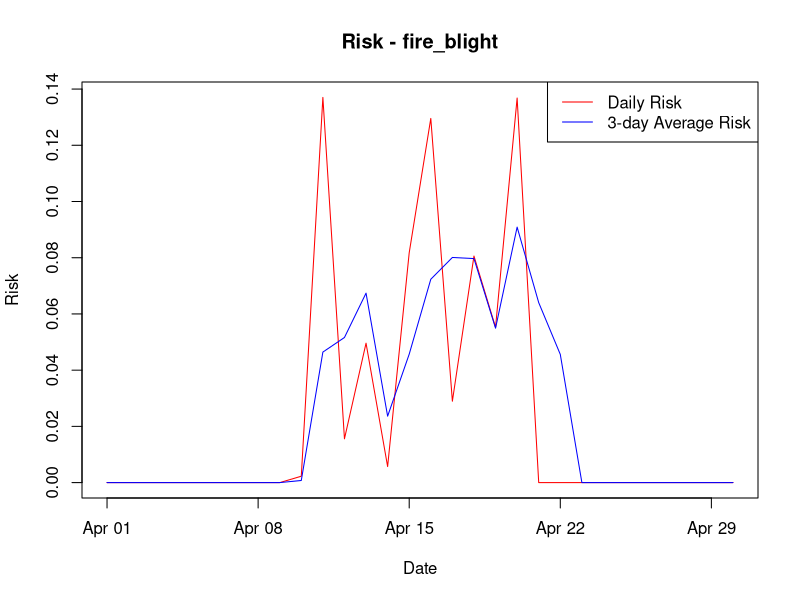

R code for this plot:
#############################################
# Generic Bacterial Infection Model (FINAL)
# - Cardinal temperature response
# - Multiplication–Dispersal–Infection structure
# - Different dispersal pathways per disease
#############################################

# -------------------------------
# 1. INPUT DATA (example)
# -------------------------------

data <- data.frame(
  date = seq(as.Date("2024-04-01"), as.Date("2024-04-30"), by = "day"),
  temp = runif(30, 5, 35),      # daily mean temperature
  rh   = runif(30, 50, 100),    # relative humidity
  rain = runif(30, 0, 20),      # rainfall amount
  wind = runif(30, 0, 10),      # wind speed
  vulnerable_period = ifelse(1:30 %in% 10:20, 1, 0)
  # vulnerable_period:
  # 1 = host tissue / growth stage is vulnerable
  # 0 = host is not in a vulnerable stage
  # This replaces bloom so the same base model can be used across diseases.
)

# -------------------------------
# 2. GLOBAL PARAMETERS
# -------------------------------

global_params <- list(
  risk_threshold = 0.5,     # Empirical management threshold, thus requires 
                            # calibration with observed disease incidence
  risk_window = 3,          # moving average window for decision support
  growth_period = 3         # Number of preceding days used to calculate N
)

# -------------------------------
# 3. DISEASE-SPECIFIC PARAMETERS
# -------------------------------

disease_params <- list(
  
  fire_blight = list(  ##화상병
    N0 = 0.15,             # Initial inoculum pressure (0-1)
                           # Starting bacterial population level at day 1

    mu_max = 0.30,         # Maximum bacterial growth rate
                           # Growth rate under optimal temperature and RH
    
    T_min = 4,             # Minimum temperature for growth (°C)
                           # Growth ceases below this temperature
    
    T_opt = 28,            # Optimum temperature for growth (°C)
                           # Maximum growth occurs near this temperature
    
    T_max = 36,            # Maximum temperature for growth (°C)
                           # Growth ceases above this temperature
    
    wet_thresh = 60,       # Relative humidity threshold (%)
                           # Wetness response reaches 0.5 at this RH
    
    rain_coeff = 0.055,    # Rain-driven dispersal coefficient
                           # Contribution of rainfall to bacterial movement
    
    wind_coeff = 0.030,    # Wind-driven dispersal coefficient
                           # Contribution of wind to bacterial movement
    
    interaction_coeff = 0.0030,    # Rain × wind interaction coefficient
    # Additional dispersal generated by combined rainfall and wind events
    
    insect_coeff = 0.10,   # Insect-mediated dispersal probability
    # Additional dispersal pathway independent of weather
    
    use_rain = TRUE,       # Include rain dispersal pathway
    use_wind = TRUE,       # Include wind dispersal pathway
    use_interaction = TRUE,# Include rain × wind interaction pathway
    use_insect = TRUE,     # Include insect-mediated dispersal
    use_dispersal = TRUE,  # Calculate dispersal module D
    
    use_vulnerable_period = TRUE,
    # Host susceptibility period required
    # (flowering, young tissue, wound period, etc.)
    
    risk_threshold = 0.45  # Spray decision threshold
    # 3-day average risk above this value
    # triggers management action
  ),
  
  bacterial_spot = list(  ##고추세균성점무늬병
    N0 = 0.08,
    
    # Xanthomonas arboricola pv. pruni:
    # infection tested from 5–35 C;
    # infection optimum estimated at 28.9 C;
    # in vitro growth reported from 5–34 C, not above 35 C.
    mu_max = 0.26,
    T_min = 5,
    T_opt = 29,
    T_max = 35,
    
    # Leaf wetness is required; warm, wet, rainy/dewy conditions are key.
    wet_thresh = 82,
    
    # Mainly rain splash / wetness-driven.
    rain_coeff = 0.070,
    wind_coeff = 0.005,
    interaction_coeff = 0.0005,
    insect_coeff = 0.00,
    
    use_rain = TRUE,
    use_wind = FALSE,
    use_interaction = FALSE,
    use_insect = FALSE,
    use_dispersal = TRUE,
    use_vulnerable_period = TRUE,
    
    # PLOS model used S' = 0.5 as infection-risk threshold;
    # in this multiplied N*D*I model, slightly lower is reasonable.
    risk_threshold = 0.40
  ),
  
  bacterial_blight = list( ##벼 흰잎마름병
    N0 = 0.12,
    
    # Rice bacterial blight / Xanthomonas oryzae pv. oryzae:
    # disease-favoring environment commonly reported as 25–34 C
    # and RH > 70%.
    mu_max = 0.27,
    T_min = 10,
    T_opt = 30,
    T_max = 38,
    
    wet_thresh = 70,
    
    # Strong winds and continuous heavy rain favor spread.
    rain_coeff = 0.060,
    wind_coeff = 0.030,
    interaction_coeff = 0.0030,
    insect_coeff = 0.00,
    
    use_rain = TRUE,
    use_wind = TRUE,
    use_interaction = TRUE,
    use_insect = FALSE,
    use_dispersal = TRUE,
    use_vulnerable_period = TRUE,
    
    risk_threshold = 0.42
  ),
  
  ralstonia = list(  ##고추풋마름병
    N0 = 0.30,
    
    # Ralstonia solanacearum:
    # warm-climate soilborne pathogen;
    # in vitro maximum growth often around 30 C,
    # bacterial wilt intensity can be high at 30–35 C depending on host/root injury.
    mu_max = 0.32,
    T_min = 10,
    T_opt = 30,
    T_max = 40,
    
    # RH is only a weak proxy here; later soil moisture/root infection module needed.
    wet_thresh = 75,
    
    # Base module keeps aboveground dispersal off.
    rain_coeff = 0.000,
    wind_coeff = 0.000,
    interaction_coeff = 0.000,
    insect_coeff = 0.00,
    
    use_rain = FALSE,
    use_wind = FALSE,
    use_interaction = FALSE,
    use_insect = FALSE,
    use_dispersal = FALSE,
    use_vulnerable_period = FALSE,
    
    risk_threshold = 0.50
  )
)

# -------------------------------
# 4. PARAMETER VALIDATION
# -------------------------------

validate_disease_params <- function(p){
  
  if(!(p$T_min < p$T_opt && p$T_opt < p$T_max)){
    stop("Temperature parameters must satisfy T_min < T_opt < T_max.")
  }
  
  if(p$N0 < 0 || p$N0 > 1){
    stop("N0 must be between 0 and 1.")
  }

  if(p$mu_max < 0){
    stop("mu_max must be non-negative.")
  }
  
  if(p$rain_coeff < 0 || p$wind_coeff < 0 || 
     p$interaction_coeff < 0 || p$insect_coeff < 0){
    stop("Dispersal coefficients must be non-negative.")
  }
}

# -------------------------------
# 5. CARDINAL TEMPERATURE FUNCTION
# -------------------------------

temp_response <- function(T, T_min, T_opt, T_max){
  
  if(!(T_min < T_opt && T_opt < T_max)){
    stop("Temperature parameters must satisfy T_min < T_opt < T_max.")
  }
  
  response <- rep(0, length(T))
  
  valid <- T > T_min & T < T_max
  
  exponent <- (T_max - T_opt) / (T_opt - T_min)
  
  response[valid] <-
    ((T[valid] - T_min) *
       (T_max - T[valid])^exponent) /
    ((T_opt - T_min) *
       (T_max - T_opt)^exponent)
  
  response <- pmax(0, pmin(response, 1))
  
  return(response)
}

# -------------------------------
# 6. MULTIPLICATION
# -------------------------------

calc_population <- function(data, disease_param, growth_period){
  validate_disease_params(disease_param)

  if(length(growth_period) != 1 || is.na(growth_period) ||
     growth_period < 0 || growth_period != as.integer(growth_period)){
    stop("growth_period must be a non-negative integer.")
  }

  n <- nrow(data)
  if(n == 0){
    return(numeric(0))
  }

  # Daily growth rate r_t = mu_max * f_T(T) * f_RH(RH).
  temp_eff <- temp_response(
    data$temp,
    disease_param$T_min,
    disease_param$T_opt,
    disease_param$T_max
  )
  r <- disease_param$mu_max * temp_eff * (data$rh / 100)

  N <- numeric(n)

  # For each date, restart from N0 and apply available daily growth rates
  # from t - growth_period through t (growth_period + 1 rates when a full history is available).
  for(t in seq_len(n)){
    first_day <- max(1, t - growth_period)
    current_N <- disease_param$N0

    for(s in first_day:t){
      current_N <- current_N + r[s] * current_N * (1 - current_N)
      current_N <- max(0, min(current_N, 1))
    }

    N[t] <- current_N
  }

  return(N)
}
# -------------------------------
# 7. DISPERSAL
# -------------------------------

calc_dispersal <- function(data, disease_param){
  
  total_effect <- rep(0, nrow(data))
  
  if(disease_param$use_rain){
    total_effect <- total_effect +
      disease_param$rain_coeff * data$rain
  }
  
  if(disease_param$use_wind){
    total_effect <- total_effect +
      disease_param$wind_coeff * data$wind
  }
  
  if(disease_param$use_interaction){
    total_effect <- total_effect +
      disease_param$interaction_coeff * data$rain * data$wind
  }
  
  D_weather <- 1 - exp(-total_effect)
  
  if(disease_param$use_insect){
    
    D_insect <- rep(disease_param$insect_coeff, nrow(data))
    
    D <- 1 - (1 - D_weather) * (1 - D_insect)
    
  } else {
    D <- D_weather
  }
  
  D <- pmax(0, pmin(D, 1))
  
  return(D)
}

# -------------------------------
# 8. INFECTION
# -------------------------------

calc_infection <- function(data, disease_param){
  
  wetness <- plogis(0.3 * (data$rh - disease_param$wet_thresh))
  
  temp_eff <- temp_response(
    data$temp,
    disease_param$T_min,
    disease_param$T_opt,
    disease_param$T_max
  )
  
  if(disease_param$use_vulnerable_period){
    vp_factor <- data$vulnerable_period
  } else {
    vp_factor <- rep(1, nrow(data))
  }
  
  I <- wetness * temp_eff * vp_factor
  
  I <- pmax(0, pmin(I, 1))
  
  return(I)
}

# -------------------------------
# 9. RUN MODEL
# -------------------------------

run_model <- function(data, disease_param, growth_period = 3){
  
  validate_disease_params(disease_param)
  
  N <- calc_population(data, disease_param, growth_period)
  
  I <- calc_infection(data, disease_param)
  
  if(disease_param$use_dispersal){
    
    D <- calc_dispersal(data, disease_param)
    
    Risk <- N * D * I
    
  } else {
    
    D <- rep(1, nrow(data))
    
    Risk <- N * I
  }
  
  Risk <- pmax(0, pmin(Risk, 1))
  
  result <- data.frame(
    date = data$date,
    N = N,
    D = D,
    I = I,
    Risk = Risk
  )
  
  return(result)
}

# -------------------------------
# 10. SPRAY DECISION
# -------------------------------

spray_decision <- function(result, disease_param, global_params){
  
  risk_window <- global_params$risk_window
  
  risk_3day_avg <- stats::filter(
    result$Risk,
    rep(1 / risk_window, risk_window),
    sides = 1
  )
  
  risk_3day_avg <- as.numeric(risk_3day_avg)
  
  risk_3day_avg[is.na(risk_3day_avg)] <- 0
  
  threshold <- disease_param$risk_threshold
  
  spray <- ifelse(risk_3day_avg > threshold, 1, 0)
  
  result$risk_3day_avg <- risk_3day_avg
  result$spray <- spray
  
  return(result)
}

# -------------------------------
# 11. RUN
# -------------------------------

disease <- "fire_blight"

disease_param <- disease_params[[disease]]

res <- run_model(data, disease_param, global_params$growth_period)

res <- spray_decision(res, disease_param, global_params)

print(res)

# -------------------------------
# 12. VISUALIZATION
# -------------------------------

plot(
  res$date,
  res$Risk,
  type = "l",
  col = "red",
  main = paste("Risk -", disease),
  ylab = "Risk",
  xlab = "Date"
)

lines(res$date, res$risk_3day_avg, col = "blue")

legend(
  "topright",
  legend = c("Daily Risk", "3-day Average Risk"),
  col = c("red", "blue"),
  lty = 1
)
